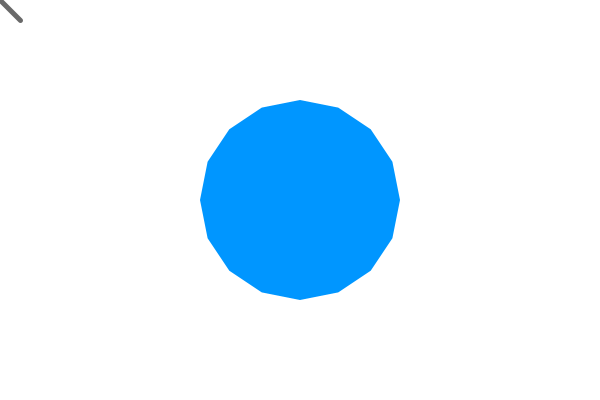
Frame 1 (no input)
Frame 60 (the mouse pressed at the canvas centre just before this capture): identical to frame 1, image omitted
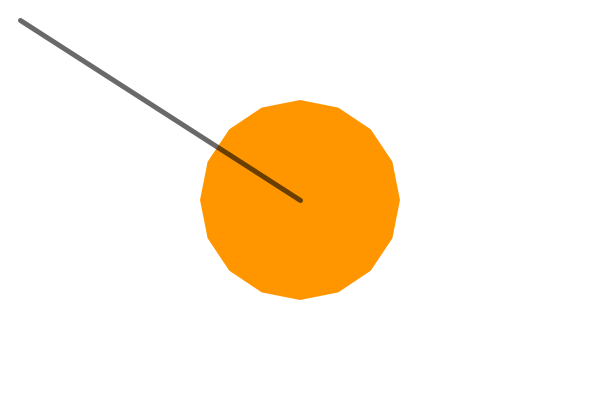
Frame 120 (the mouse held since frame 60 and released just before this capture)

The Processing sketch that drew these frames (run headless with seeded random() and noise(); from frame 60 on, the mouse is pressed at the canvas centre):

// Processing sketch: PolyLine
// ── PolyLine.pde

/*
POLYGON/LINE
 Jeff Thompson | 2015 | www.jeffreythompson.org
 
 */

float x1 = 0;    // line position (set by mouse)
float y1 = 0;
float x2 = 20;   // fixed end
float y2 = 20;

// array of PVectors, one for each vertex in the polygon
PVector[] vertices = new PVector[16];


void setup() {
  size(600, 400);
  noCursor();

  strokeWeight(5);  // make the line easier to see

  // set position of the vertices - a regular polygon!
  // based on this example: 
  // https://processing.org/examples/regularpolygon.html
  float angle = TWO_PI / vertices.length;
  for (int i=0; i<vertices.length; i++) {
    float a = angle * i;
    float x = 300 + cos(a) * 100;
    float y = 200 + sin(a) * 100;
    vertices[i] = new PVector(x,y);
  }
}


void draw() {
  background(255);

  // update line to mouse coordinates
  x1 = mouseX;
  y1 = mouseY;

  // check for collision
  // if hit, change fill color
  boolean hit = polyLine(vertices, x1, y1, x2, y2);
  if (hit) fill(255, 150, 0);
  else fill(0, 150, 255);

  // draw the polygon using beginShape()
  noStroke();
  beginShape();
  for (PVector v : vertices) {
    vertex(v.x, v.y);
  }
  endShape(CLOSE);

  // draw line
  stroke(0, 150);
  line(x1, y1, x2, y2);
}


// POLYGON/LINE
boolean polyLine(PVector[] vertices, float x1, float y1, float x2, float y2) {

  // go through each of the vertices, plus the next vertex in the list
  int next = 0;
  for (int current=0; current<vertices.length; current++) {

    // get next vertex in list
    // if we've hit the end, wrap around to 0
    next = current+1;
    if (next == vertices.length) next = 0;

    // get the PVectors at our current position
    // extract X/Y coordinates from each
    float x3 = vertices[current].x;
    float y3 = vertices[current].y;
    float x4 = vertices[next].x;
    float y4 = vertices[next].y;

    // do a Line/Line comparison
    // if true, return 'true' immediately and stop testing (faster)
    boolean hit = lineLine(x1, y1, x2, y2, x3, y3, x4, y4);
    if (hit) {
      return true;
    }
  }

  // never got a hit
  return false;
}


// LINE/LINE
boolean lineLine(float x1, float y1, float x2, float y2, float x3, float y3, float x4, float y4) {

  // calculate the direction of the lines
  float uA = ((x4-x3)*(y1-y3) - (y4-y3)*(x1-x3)) / ((y4-y3)*(x2-x1) - (x4-x3)*(y2-y1));
  float uB = ((x2-x1)*(y1-y3) - (y2-y1)*(x1-x3)) / ((y4-y3)*(x2-x1) - (x4-x3)*(y2-y1));

  // if uA and uB are between 0-1, lines are colliding
  if (uA >= 0 && uA <= 1 && uB >= 0 && uB <= 1) {
    return true;
  }
  return false;
}
